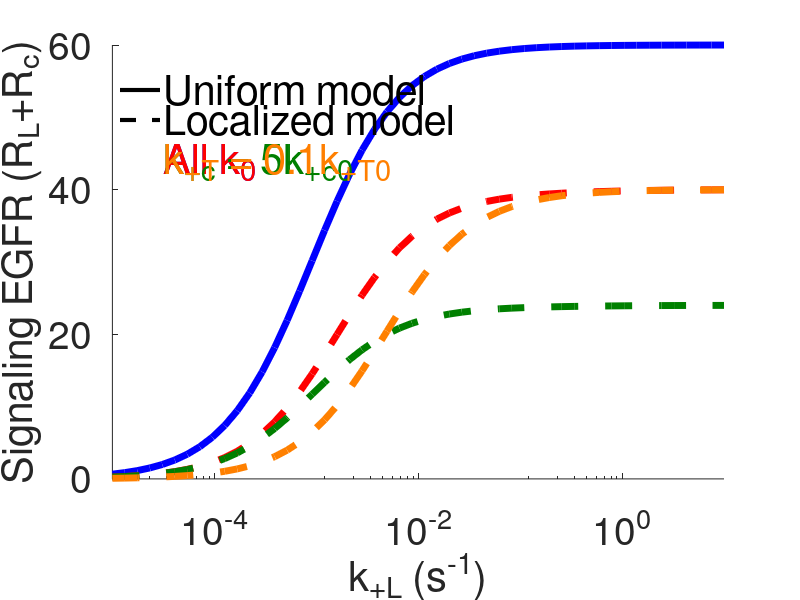

The MATLAB script that drew this image:
clc
clear 
close all

% Steady state panel A
%-------------------------------------------%

% define the uniform equations

R_func = @(kp,kbi,kL,kL_neg,kc,kc_neg,ki) kp ./(((kL.*kL_neg) ./ (((kc.*kc_neg) ./ (kc_neg+ki)) -kL_neg - kc))+kbi+kL);
RL_func = @(R,kL,kL_neg,ki,kc,kc_neg) (R.*-kL) ./ (((kc.*kc_neg) ./ (kc_neg+ki)) -kL_neg - kc);
Rc_func = @(kc,kc_neg,ki,RL) (kc.*RL) ./(kc_neg+ki);

kp = 1;
kc =  0.1;
kc_neg = 0.05; 
ki = 0.05; 
kL = logspace(-5,1,50); 
kL_neg = 0.05;
kbi = 1*(3*10^-4);

kc0 = kc;
kc_neg0 = kc_neg;
ki0 = ki;
kL_neg0 = kL_neg;
kbi0 = kbi;

%%%%%%%%%%

kc = 0.05;


figure(1)

R = R_func(kp,kbi,kL,kL_neg,kc,kc_neg,ki);
RL = RL_func(R,kL,kL_neg,ki,kc,kc_neg);
Rc = Rc_func(kc,kc_neg,ki,RL);

semilogx(kL,(RL+Rc),'b','linewidth',5);
hold on

clear kp kc kc_neg kL kL_neg kbi ki R RL Rc

% define the localized equations---------------------

R_func = @(kp,kbi,kT,kL,kT_neg,kLT,kL_neg,kc,kc_neg,ki) kp ./(kbi + kT + kL - ((kT_neg.*kT)./(kT_neg+kLT)) + ((kL_neg .*(((kLT.*kT) ./ (kT_neg+kLT)) +kL) ./ (((kc.*kc_neg) ./ (kc_neg+ki)) -kL_neg - kc))));
T_func = @(R,kT,kT_neg,kLT) (kT.*R) ./ (kT_neg+kLT);
RL_func = @(R,kT,kT_neg, kLT,kL,kL_neg,ki,kc,kc_neg) -R.*(((kLT.*kT) ./ (kT_neg+kLT)) +kL)./ (((kc.*kc_neg) ./ (kc_neg+ki)) -kL_neg - kc);
Rc_func = @(kc,kc_neg,ki,RL) (kc.*RL) ./(kc_neg+ki);

clear kp kT kT_neg kc kc_neg ki kLT kL_neg kbi kL;

kp = 1;
kT = (1/30); 
kT_neg = 0.12; 
kc =  0.1;
kc_neg = 0.05; 
ki = 0.05; 
kLT = logspace(-5,1,50); 
kL_neg = 0.05; 
kbi = 1*(3*10^-4);
kL = 0.1*kLT;

R = R_func(kp,kbi,kT,kL,kT_neg,kLT,kL_neg,kc,kc_neg,ki);
T = T_func(R,kT,kT_neg,kLT);
RL = RL_func(R,kT,kT_neg, kLT,kL,kL_neg,ki,kc,kc_neg);
Rc = Rc_func(kc,kc_neg,ki,RL);

semilogx(kLT,RL+Rc,'r--','linewidth',5);
hold on

kc = 0.1*5;

R = R_func(kp,kbi,kT,kL,kT_neg,kLT,kL_neg,kc,kc_neg,ki);
T = T_func(R,kT,kT_neg,kLT);
RL = RL_func(R,kT,kT_neg, kLT,kL,kL_neg,ki,kc,kc_neg);
Rc = Rc_func(kc,kc_neg,ki,RL);

semilogx(kLT,RL+Rc,'--','color',[0 0.5 0],'linewidth',5);

kc = 0.1;
kT = 1/300;
R = R_func(kp,kbi,kT,kL,kT_neg,kLT,kL_neg,kc,kc_neg,ki);
T = T_func(R,kT,kT_neg,kLT);
RL = RL_func(R,kT,kT_neg, kLT,kL,kL_neg,ki,kc,kc_neg);
Rc = Rc_func(kc,kc_neg,ki,RL);

semilogx(kLT,RL+Rc,'--','color',[1 0.5 0],'linewidth',5);
set(gca,'fontsize',14);
xlabel('k_{+L}','fontsize',16);
ylabel('RL+Rc','fontsize',16);
%legend('Uniform: k_{+c} = 0.1','Localized: k_{+c} = 0.1, k_{+T} = 1/30','Localized: k_{+c} = 0.5, k_{+T} = 1/30','Localized: k_{+c} = 0.1, k_{+T} = 1/300','fontsize',11,location = 'southeast');

%plot properties

set(gca,'fontsize',28);
xlabel('k_{+L} (s^{-1})','FontSize',30);
ylabel('Signaling EGFR (R_L+R_c)','FontSize',30);
set(gcf,'Color','white')
%axis tight
xticks([10^-4 10^-2 10^0])
yticks([0 20 40 60])
box off

%legend box off

% Plot colours
% Default uniform params will be blue and default localized will be red
% kT = Orange
% kT_neg = gray
% kc = purple
% kc_neg = green
% kL_neg = cyan
% ki = magenta
% kbi = brown


% additional for legend

% Line 1 (solid)
% Making line
annotation('line', [0.15 0.2], [0.85 0.85], 'LineWidth', 3, 'Color', 'k');
% Making text
annotation('textbox', [0.205 0.825 0.15 0.05], 'String', 'Uniform model', ...
           'LineStyle', 'none', 'VerticalAlignment', 'middle','FontSize', 30);

% Line 2 (dashed)
% Making line
annotation('line', [0.15 0.2], [0.8 0.8], 'LineWidth', 3, 'LineStyle', '--', 'Color', 'k');
% Making text
annotation('textbox', [0.205 0.775 0.15 0.05], 'String', 'Localized model', ...
           'LineStyle', 'none', 'VerticalAlignment', 'middle','FontSize', 30);




% Make additional text for legend
annotation('textbox', [0.205 0.7 0.15 0.05], 'String', 'All k_{0}', 'Color','b',...
           'LineStyle', 'none','FontSize', 30);

% Make additional text for legend
annotation('textbox', [0.205 0.7 0.15 0.05], 'String', 'All k_{0}', 'Color','r',...
           'LineStyle', 'none','FontSize', 30);

% Make additional text for legend
annotation('textbox', [0.205 0.7 0.15 0.05], 'String', 'k_{+c} = 5k_{+c0}', 'Color',[0 0.5 0],...
           'LineStyle', 'none','FontSize', 30);

% Make additional text for legend
annotation('textbox', [0.205 0.7 0.15 0.05], 'String', 'k_{+T} = 0.1k_{+T0}', 'Color',[1 0.5 0],...
           'LineStyle', 'none','FontSize', 30);
